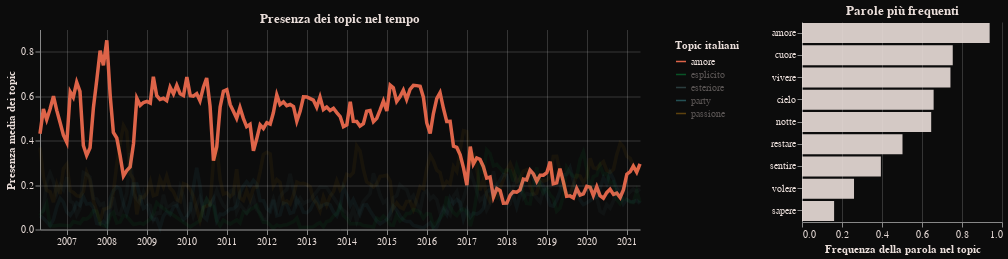

The notebook cell saved with this chart:
### Code cell
selection = alt.selection_multi(
    fields=['topic'], 
    bind='legend',
    init=[{"topic": "amore"}]
) #selettore

lines = alt.Chart(total).mark_line(
    strokeWidth=3.5
).encode(
    x=alt.X("yearmonth(date_chart):T", 
            title=None, 
            axis=alt.Axis(format="%Y")),
    y=alt.Y("proportion:Q", title="Presenza media dei topic"),
    color=alt.Color("topic:N", scale=color_scheme, 
                    legend=alt.Legend(title="Topic italiani")),
    opacity=alt.condition(selection, alt.value(1), alt.value(0.05))
).add_selection(
    selection
).properties(
    title="Presenza dei topic nel tempo",
    width=600,
    height=200,
)

bars = alt.Chart(lda_out).mark_bar(
    tooltip=True,
    color=FG,
    opacity=0.9
).encode(
    x=alt.X('mean(F_T):Q', 
            title="Frequenza della parola nel topic", 
            scale=alt.Scale(domain=(0, 1))),
    y=alt.Y('Term:N', sort="-x", title=None),
).transform_filter(
    selection
).transform_window(
    rank='rank(Freq)',
    sort=[alt.SortField('Freq', order='descending')]
).transform_filter(
    (alt.datum.rank < 10)
).properties(
    title="Parole più frequenti",
    width=200,
    height=200,
)


concat = alt.hconcat(
    lines,
    bars, 
    center=True
).resolve_legend(
    color="independent",
    size="independent"
).configure(
    background=BG
).configure_axis(
    labelColor=FG,
    gridOpacity=0.2,
    titleColor=FG,
).configure_legend(
    padding=10,
    cornerRadius=10,
    labelColor=FG,
    titleColor=FG,
    titleFontWeight="bold",
    columns=1,
).configure_title(
    color=FG
).configure_view(
    strokeOpacity=0
).properties(
    autosize=alt.AutoSizeParams(resize=True),
)

concat.save('/content/drive/Shareddrives/progettone_gruppo_5/'
            'grafici per sito/lda_ITA.html', embed_options={'actions': False})
concat

### Figure 1 — Vega-Lite specification as saved in the notebook (floating-point values rounded to 4 significant figures; data arrays with more than 128 entries replaced by an {"elided": "..."} marker saying what was removed)
{"config": {"view": {"continuousWidth": 400, "continuousHeight": 300, "strokeOpacity": 0}, "axis": {"gridOpacity": 0.2, "labelColor": "#eadeda", "titleColor": "#eadeda"}, "background": "#0c0c0c", "legend": {"columns": 1, "cornerRadius": 10, "labelColor": "#eadeda", "padding": 10, "titleColor": "#eadeda", "titleFontWeight": "bold"}, "title": {"color": "#eadeda"}}, "hconcat": [{"data": {"name": "data-0e11f04d780ed1629706bd49e055e951"}, "mark": {"type": "line", "strokeWidth": 3.5}, "encoding": {"color": {"type": "nominal", "field": "topic", "legend": {"title": "Topic italiani"}, "scale": {"range": ["#DE6449", "#00D856", "#66999B", "#52D1DC", "#F3A712"]}}, "opacity": {"condition": {"value": 1, "selection": "selector001"}, "value": 0.05}, "x": {"type": "temporal", "axis": {"format": "%Y"}, "field": "date_chart", "timeUnit": "yearmonth", "title": null}, "y": {"type": "quantitative", "field": "proportion", "title": "Presenza media dei topic"}}, "height": 200, "selection": {"selector001": {"type": "multi", "fields": ["topic"], "bind": "legend", "init": [{"topic": "amore"}]}}, "title": "Presenza dei topic nel tempo", "width": 600}, {"data": {"name": "data-a9efb6a7a66de6f17e731c6c19ee23df"}, "mark": {"type": "bar", "color": "#eadeda", "opacity": 0.9, "tooltip": true}, "encoding": {"x": {"type": "quantitative", "aggregate": "mean", "field": "F_T", "scale": {"domain": [0, 1]}, "title": "Frequenza della parola nel topic"}, "y": {"type": "nominal", "field": "Term", "sort": "-x", "title": null}}, "height": 200, "title": "Parole più frequenti", "transform": [{"filter": {"selection": "selector001"}}, {"window": [{"op": "rank", "field": "Freq", "as": "rank"}], "sort": [{"field": "Freq", "order": "descending"}]}, {"filter": "(datum.rank < 10)"}], "width": 200}], "autosize": {"resize": true}, "center": true, "resolve": {"legend": {"color": "independent", "size": "independent"}}, "$schema": "https://vega.github.io/schema/vega-lite/v4.8.1.json", "datasets": {"data-0e11f04d780ed1629706bd49e055e951": {"elided": "874 records"}, "data-a9efb6a7a66de6f17e731c6c19ee23df": {"elided": "238 records"}}}
